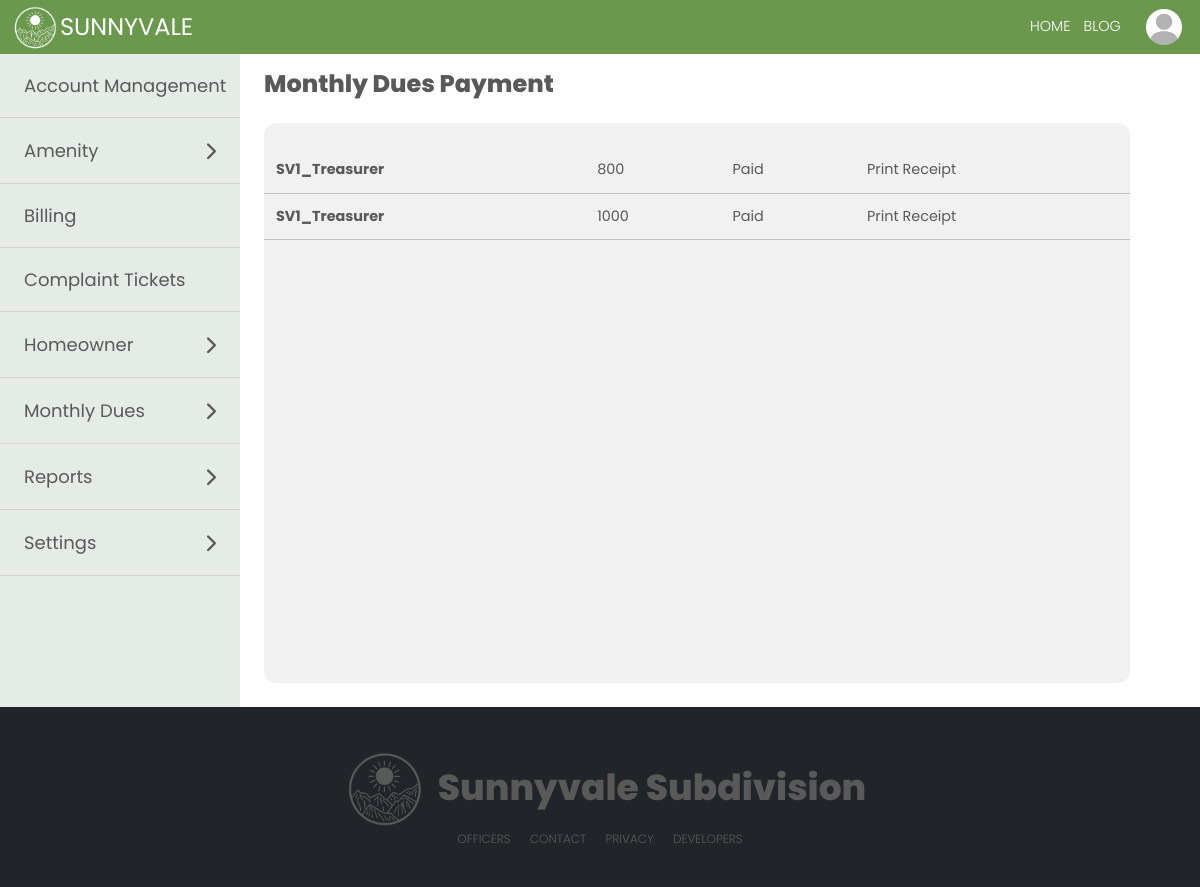
Before: /modules/monthlyDuesTransaction.php (signed in) with the older database file.
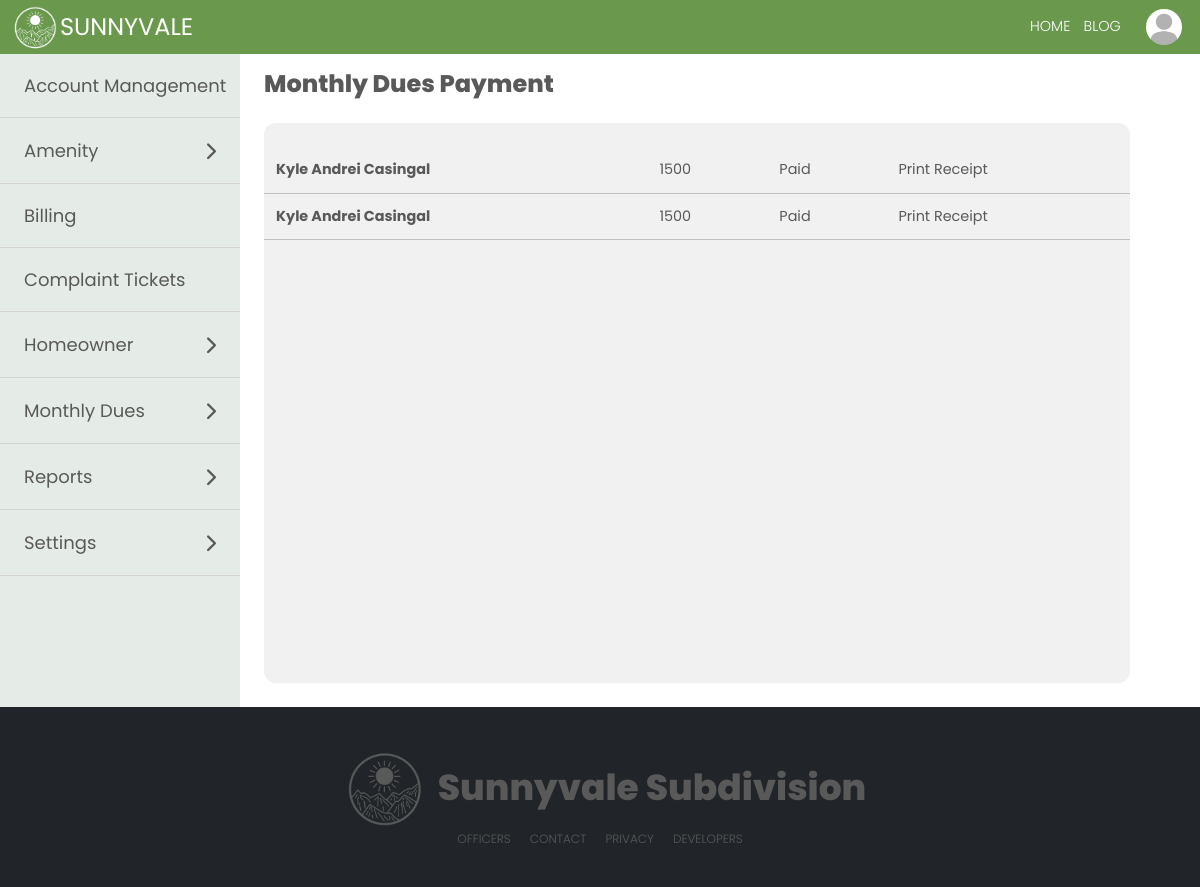
After: the same page with the newer database file.
### tables this page shows
CREATE TABLE IF NOT EXISTS `user` (
  `user_id` int(11) NOT NULL AUTO_INCREMENT,
  `user_homeowner_id` int(11) DEFAULT NULL,
  `user_tenant_id` int(11) DEFAULT NULL,
  `full_name` varchar(50) NOT NULL,
  `user_type` varchar(15) NOT NULL,
  `password` varchar(30) NOT NULL,
  `email_address` varchar(40) DEFAULT NULL,
  `account_status` varchar(15) NOT NULL,
  `verification_code` varchar(6) DEFAULT NULL,
  `email_verified_at` datetime DEFAULT NULL,
  PRIMARY KEY (`user_id`)
);

CREATE TABLE IF NOT EXISTS `homeowner_profile` (
  `homeowner_id` int(11) NOT NULL AUTO_INCREMENT,
  `last_name` varchar(100) NOT NULL,
  `first_name` varchar(100) NOT NULL,
  `middle_name` varchar(100) DEFAULT NULL,
  `suffix` varchar(100) DEFAULT NULL,
  `sex` varchar(100) NOT NULL,
  `street` varchar(255) NOT NULL,
  `subdivision` varchar(255) NOT NULL,
  `barangay` varchar(50) NOT NULL,
  `business_address` varchar(255) DEFAULT NULL,
  `occupation` varchar(100) DEFAULT NULL,
  `email_address` varchar(100) NOT NULL,
  `birthdate` date DEFAULT NULL,
  `mobile_number` varchar(20) DEFAULT NULL,
  `employer` varchar(100) DEFAULT NULL,
  `vehicle_registration` varchar(20) DEFAULT NULL,
  `display_picture` varchar(255) NOT NULL,
  PRIMARY KEY (`homeowner_id`)
);

CREATE TABLE IF NOT EXISTS `transaction` (
  `transaction_id` int(11) NOT NULL AUTO_INCREMENT,
  `user_id` int(11) NOT NULL,
  `name` varchar(255) NOT NULL,
  `total_cost` int(11) DEFAULT NULL,
  `payment_proof` varchar(255) DEFAULT NULL,
  `transaction_type` varchar(50) NOT NULL,
  `status` varchar(10) NOT NULL,
  `datetime` datetime DEFAULT NULL,
  PRIMARY KEY (`transaction_id`)
);

### modules/monthlyDuesTransaction.php (the view, shortened to what this page needs)
<?php
require '../marginals/topbar.php';
$resultTransaction = $con->query("SELECT * FROM transaction, user, homeowner_profile WHERE transaction_type = 'Monthly Dues' AND transaction.user_id = user.user_id AND user.user_homeowner_id = homeowner_profile.homeowner_id AND homeowner_profile.subdivision = '" . $_SESSION['subdivision'] . "'");
?>
<!DOCTYPE html>
<html lang="en">
<head>
</head>
<body>
  <div class="treasurer">
    <div class="sideBar">
      <?php require '../marginals/sidebarAdmin.php'; ?>
    </div>
    <div class="treasurerPanel">
      <label class="lblSettings" id="amenity">Monthly Dues Payment</label>
      <div class="complaintManagement">
        <div class="inboxContainer">
          <table class="tblComplaints">
            <?php while ($row = $resultTransaction->fetch_assoc()) : ?>
              <tr class="trComplaints">
                <td class="renter-name" data-bs-toggle="modal" data-bs-target="#complaintModal<?php
                                                                                              echo $row['transaction_id']
                                                                                              ?>"><?php echo $row['name'] ?></td>
                <td class="use-address" data-bs-toggle="modal" data-bs-target="#complaintModal<?php
                                                                                              echo $row['transaction_id']
                                                                                              ?>"><?php echo $row['total_cost'] ?></td>
                <td class="use-address" data-bs-toggle="modal" data-bs-target="#complaintModal<?php
                                                                                              echo $row['transaction_id']
                                                                                              ?>"><?php echo $row['status'] ?></td>
                <?php if ($row['status'] == 'Paid') { ?>
                  <td class="use-address" data-bs-toggle="modal" data-bs-target="#exampleModalToggle<?php
                                                                                                    echo $row['transaction_id']
                                                                                                    ?>">Print Receipt</td>
                <?php } ?>
              </tr>
            <?php endwhile; ?>
          </table>
        </div>
      </div>
    </div>
  </div>
  <?php
  require '../marginals/footer2.php';
  ?>
</body>
</html>

### marginals/topbar.php (shortened to what this page needs)
<?php
include "../process.php";
if ($_SESSION['user_type'] == 'Tenant') {
  $result = $con->query("SELECT * FROM user, tenant WHERE user_id = " . $user_id = $_SESSION['user_id'] . "  AND user.full_name = tenant.full_name") or die($mysqli->error);
  $result1 = $con->query("SELECT * FROM user, tenant WHERE user_id = " . $user_id = $_SESSION['user_id'] . "  AND user.full_name = tenant.full_name")  or die($mysqli->error);
  $row1 = $result1->fetch_assoc();
  $homeowner_id_profile = $row1['user_homeowner_id'];
  $fullname_monthlyDues = $row1['full_name'];
  $user_type = $row1['user_type'];
  $resultSubdivision = $con->query("SELECT * FROM user, tenant, homeowner_profile WHERE user_id = " . $user_id = $_SESSION['user_id'] . " AND user.full_name = tenant.full_name AND homeowner_profile.homeowner_id = tenant.homeowner_id") or die($mysqli->error);
  $rowSubdivision = $resultSubdivision->fetch_assoc();
  $subdivision_name1 = $rowSubdivision['subdivision'];
  $resultComplainee = $con->query("SELECT * FROM homeowner_profile WHERE subdivision ='$subdivision_name1' AND homeowner_id != '$homeowner_id_profile' ORDER BY first_name");
} else {
  $result = $con->query("SELECT * FROM user, homeowner_profile  WHERE user_id = " . $user_id = $_SESSION['user_id'] . "  AND full_name = CONCAT(first_name, ' ', last_name)") or die($mysqli->error);
  $result1 = $con->query("SELECT * FROM user, homeowner_profile  WHERE user_id = " . $user_id = $_SESSION['user_id'] . "  AND full_name = CONCAT(first_name, ' ', last_name)") or die($mysqli->error);
  $row1 = $result1->fetch_assoc();
  $user_type = $row1['user_type'];
}
?>
<!DOCTYPE html>
<html lang="en">
<head>
  <link href="https://cdn.jsdelivr.net/npm/bootstrap@5.0.2/dist/css/bootstrap.min.css" rel="stylesheet">
</head>
<body>
  <div class='navigation'>
    <div class="topLeft">
      <img src="..\img\logoSV.png" alt="" />
      <i class="topIcon">SUNNYVALE</i>
    </div>
    <form class="topbarNav" method="post">
      <div class="topCenter">
        <ul class="topList">
          <li data-bs-toggle="modal" data-bs-target="#confirmLogout" onclick="location.href='#confirmLogout'" class="topListItem1">HOME</li>
          <?php
          if ($user_type != 'Guard') {
          ?>
            <li onclick="location.href='../modules/blogHome.php'" class="topListItem1"> BLOG</li>
          <?php
          }
          ?>
        </ul>
      </div>
      <div class="topRight">
        <div class='menu-trigger'>
          <div class="btn-group dropleft">
            <button type="button" class="dropdownIMG" data-toggle="dropdown" aria-haspopup="true" aria-expanded="false">
              <img class="topImg1" <?php
                                    $row = $result->fetch_assoc();
                                    $imageURL = '../media/displayPhotos/' . $row['display_picture'];
                                    ?> src="<?= $imageURL ?>" alt="" />
            </button>
          </div>
        </div>
      </div>
    </form>
  </div>
</body>
</html>

### marginals/sidebarAdmin.php (shortened to what this page needs)
<!DOCTYPE html>
<html lang="en">
<head>
    <link href="https://cdn.jsdelivr.net/npm/bootstrap@5.3.0-alpha1/dist/css/bootstrap.min.css" rel="stylesheet">
    <link rel="stylesheet" href="https://cdnjs.cloudflare.com/ajax/libs/font-awesome/6.2.0/css/all.min.css" />
</head>
<body>
    <div class="secretarySideBar">
        <form method="post">
            <ul class="secretarySideBar">
                <?php if ($row['user_type'] != 'Treasurer') { ?>
                    <li id="approval" onclick="location.href='../modules/accManagement.php'">Account Management</li>
                <?php } ?>
                <?php if ($row['user_type'] != 'Secretary') { ?>
                    <li id="facility">
                        <button type="button" class="btnSettings" data-bs-toggle="dropdown" aria-expanded="false">
                            Amenity <i class="fa-sharp fa-solid fa-chevron-right"></i>
                        </button>
                    </li>
                <?php } ?>
                <?php if ($row['user_type'] != 'Secretary') { ?>
                    <li id="billing" onclick="location.href='../modules/billing.php'">Billing</li>
                <?php } ?>
                <?php if ($row['user_type'] != 'Treasurer') { ?>
                    <li id="ticket" onclick="location.href='../modules/complaintManagement.php'">Complaint Tickets</li>
                <?php } ?>
                <?php if ($row['user_type'] != 'Treasurer') { ?>
                    <li id="settings">
                        <button type="button" class="btnSettings" data-bs-toggle="dropdown" aria-expanded="false">
                            Homeowner <i class="fa-sharp fa-solid fa-chevron-right"></i>
                        </button>
                    </li>
                <?php } ?>
                <?php if ($row['user_type'] != 'Secretary') { ?>
                    <li>
                        <button type="button" class="btnReports" data-bs-toggle="dropdown" aria-expanded="false">
                            Monthly Dues <i class="fa-sharp fa-solid fa-chevron-right"></i>
                        </button>
                    </li>
                <?php } ?>
                <?php if ($row['user_type'] != 'Treasurer') { ?>
                    <li id="reports">
                        <button type="button" class="btnReports" data-bs-toggle="dropdown" aria-expanded="false">
                            Reports <i class="fa-sharp fa-solid fa-chevron-right"></i>
                        </button>
                    </li>
                    <li id="settings">
                        <button type="button" class="btnSettings" data-bs-toggle="dropdown" aria-expanded="false">
                            Settings <i class="fa-sharp fa-solid fa-chevron-right"></i>
                        </button>
                    </li>
                <?php } ?>
            </ul>
        </form>
    </div>
</body>
</html>

### marginals/footer2.php (shortened to what this page needs)
<!DOCTYPE html>
<html lang="en">
<head>
</head>
<body>
  <div class='footer'>
    <div class="footerCenter">
      <img src="..\img\logoSVgray.png" alt="" />
      <i class="footerListTitle">Sunnyvale Subdivision</i>
    </div>
    <ul class="footerList">
      <li class="footerListItem">OFFICERS</li>
      <li class="footerListItem">CONTACT</li>
      <li class="footerListItem">PRIVACY</li>
      <li class="footerListItem">DEVELOPERS</li>
    </ul>
  </div>
</body>
</html>

### marginals/topbar.php (style rules this page uses)
.topbarNav { display: flex; gap: 1vw; align-items: center; }
.navigation { margin-top: 0; margin-bottom: 0; padding: 0; width: 100%; height: 4.5vw; background-color: rgba(106, 153, 78); position: sticky; top: 0; display: flex; align-items: center; font-family: "Poppins", sans-serif; z-index: 999; backdrop-filter: blur(5px); }
.topLeft { max-height: 4.5vw; margin-top: 0; flex: 3; display: flex; align-items: center; justify-content: flex-start; margin-left: 1vw; }
.topLeft img { max-height: 4vw; }
.topRight { max-height: 4.5vw; flex: 3; display: flex; align-items: center; justify-content: flex-end; margin-right: 1vw; }
.topCenter { flex: 60; }
.topIcon { font-size: 2vw; margin-right: 10px; color: white; font-family: "Poppins", sans-serif; font-style: normal; cursor: pointer; }
.menu-trigger { display: flex; max-height: 4.5vw; }
.topImg1 { max-height: 3vw; max-width: 3vw; width: 3vw; height: 3vw; border-radius: 50%; object-fit: cover; cursor: pointer; }
.topList { display: flex; justify-content: flex-end; margin: 0; padding: 0; list-style: none; color: white; }
.topListItem1 { color: white; padding: 0.5vw; margin-right: 0.1vw; font-size: 1.2vw; font-weight: 300; cursor: pointer; }
.dropdownIMG { background-color: rgb(89, 89, 89, 0); border: none !important; }

### modules/monthlyDuesTransaction.php (style rules this page uses)
* { margin: 0; }
body { font-family: 'Poppins', sans-serif; }
label { font-size: 2vw; padding: 0.5vw; }
.treasurer { width: 100%; display: flex; }
.treasurerPanel { flex: 8; width: 100%; overflow-y: scroll; }
.lblSettings { font-size: 2vw; font-family: "Poppins", sans-serif; margin-top: 1vw; margin-left: 2vw; margin-bottom: -2vw; padding: 0; color: rgb(89, 89, 89); font-weight: 800; }
.inboxContainer { padding: 2vw; padding-left: 0; padding-right: 0; border-radius: 1vw; background-color: rgb(241, 241, 241); display: flex; width: 95%; height: 70vh; overflow-x: hidden; overflow-y: scroll; }
.tblComplaints { margin: 0; width: 100%; height: 100%; max-height: 30px; }
.trComplaints { width: 100%; color: rgb(89, 89, 89); background-color: rgb(241, 241, 241); border-bottom: 1px solid rgb(192, 192, 192); }
.trComplaints td { text-align: left; padding: 1vw; font-size: 1.2vw; }
.complaintManagement { margin: 2vw; }
.renter-name { font-weight: bold; }
.sideBar { background-color: rgb(248, 245, 227); flex: 2; color: black; }
.secretarySideBar { display: inline; justify-content: flex-end; margin-top: 5px; margin-bottom: 0; padding: 0; list-style: none; }
.secretarySideBar li { color: rgb(89, 89, 89); font-family: "Poppins", sans-serif; text-align: center; padding: 1.5vw; padding-left: 0.5vw; padding-right: 0.5vw; font-size: max(1.5vw, min(10px)); cursor: pointer; border-bottom: 1px solid lightgray; }

### marginals/sidebarAdmin.php (style rules this page uses)
* { margin: 0; font-family: 'Poppins', sans-serif; }
.tblForm th, td { font-size: 1vw; padding: 1vw; }
.sideBar { background-color: rgb(170, 192, 175, 0.3); flex: 2; color: black; }
.secretarySideBar { display: inline; justify-content: flex-end; margin-top: 5px; margin-bottom: 0; padding: 0; list-style: none; }
.secretarySideBar li { color: rgb(89, 89, 89); font-family: "Poppins", sans-serif; text-align: left; margin: 0; padding-left: 2vw; padding-right: 0.5vw; font-size: max(1.5vw, min(10px)); cursor: pointer; border-bottom: 1px solid lightgray; }
.btnSettings { padding-right: 1.5vw; display: flex; justify-content: space-between; align-items: center; padding-left: 0; color: rgb(89, 89, 89); font-family: "Poppins", sans-serif; text-align: left; font-size: max(1.5vw, min(10px)); background-color: rgb(0, 0, 0, 0); border: none; width: 100%; height: 100%; }
.btnReports { padding-right: 1.5vw; display: flex; justify-content: space-between; align-items: center; padding-left: 0; color: rgb(89, 89, 89); font-family: "Poppins", sans-serif; text-align: left; font-size: max(1.5vw, min(10px)); background-color: rgb(0, 0, 0, 0); border: none; width: 100%; height: 100%; }

Changed rows visible on the page:
no longer on this page (row edited): transaction: name "SV1_Treasurer", total_cost "800", status "Paid"
no longer on this page (row edited): transaction: name "SV1_Treasurer", total_cost "1000", status "Paid"
now on this page (row edited): transaction: name "Kyle Andrei Casingal", total_cost "1500", status "Paid"
now on this page (row edited): transaction: name "Kyle Andrei Casingal", total_cost "1500", status "Paid"
